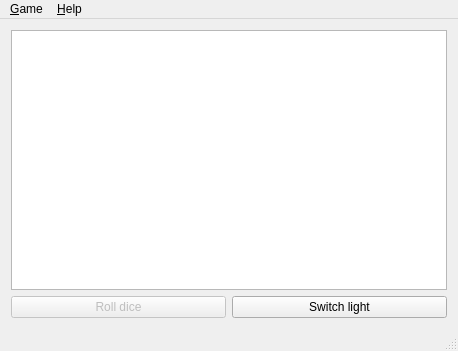
<?xml version="1.0" encoding="UTF-8"?>
<ui version="4.0">
 <class>MainWindow</class>
 <widget class="QMainWindow" name="MainWindow">
  <property name="geometry">
   <rect>
    <x>0</x>
    <y>0</y>
    <width>458</width>
    <height>351</height>
   </rect>
  </property>
  <property name="windowTitle">
   <string>MainWindow</string>
  </property>
  <widget class="QWidget" name="centralWidget">
   <layout class="QVBoxLayout" name="verticalLayout">
    <item>
     <widget class="QGraphicsView" name="graphicsView">
      <property name="renderHints">
       <set>QPainter::Antialiasing|QPainter::TextAntialiasing</set>
      </property>
     </widget>
    </item>
    <item>
     <layout class="QHBoxLayout" name="horizontalLayout">
      <item>
       <widget class="QPushButton" name="rollDiceButton">
        <property name="enabled">
         <bool>false</bool>
        </property>
        <property name="text">
         <string>Roll dice</string>
        </property>
       </widget>
      </item>
      <item>
       <widget class="QPushButton" name="switchLightButton">
        <property name="text">
         <string>Switch light</string>
        </property>
       </widget>
      </item>
     </layout>
    </item>
   </layout>
  </widget>
  <widget class="QMenuBar" name="menuBar">
   <property name="geometry">
    <rect>
     <x>0</x>
     <y>0</y>
     <width>458</width>
     <height>19</height>
    </rect>
   </property>
   <widget class="QMenu" name="menu_Game">
    <property name="title">
     <string>&amp;Game</string>
    </property>
    <addaction name="action_New"/>
    <addaction name="action_Close"/>
    <addaction name="action_Quit"/>
   </widget>
   <widget class="QMenu" name="menu_Help">
    <property name="title">
     <string>&amp;Help</string>
    </property>
    <addaction name="action_Help"/>
    <addaction name="actionAbout"/>
   </widget>
   <addaction name="menu_Game"/>
   <addaction name="menu_Help"/>
  </widget>
  <widget class="QStatusBar" name="statusBar"/>
  <action name="action_New">
   <property name="text">
    <string>&amp;New</string>
   </property>
   <property name="shortcut">
    <string>Ctrl+N</string>
   </property>
  </action>
  <action name="action_Quit">
   <property name="text">
    <string>&amp;Quit</string>
   </property>
   <property name="shortcut">
    <string>Ctrl+Q</string>
   </property>
  </action>
  <action name="action_Close">
   <property name="text">
    <string>&amp;Close</string>
   </property>
   <property name="shortcut">
    <string>Ctrl+W</string>
   </property>
  </action>
  <action name="action_Help">
   <property name="text">
    <string>&amp;Help</string>
   </property>
   <property name="shortcut">
    <string>F1</string>
   </property>
  </action>
  <action name="actionAbout">
   <property name="text">
    <string>About</string>
   </property>
  </action>
 </widget>
 <layoutdefault spacing="6" margin="11"/>
 <resources/>
 <connections/>
</ui>
